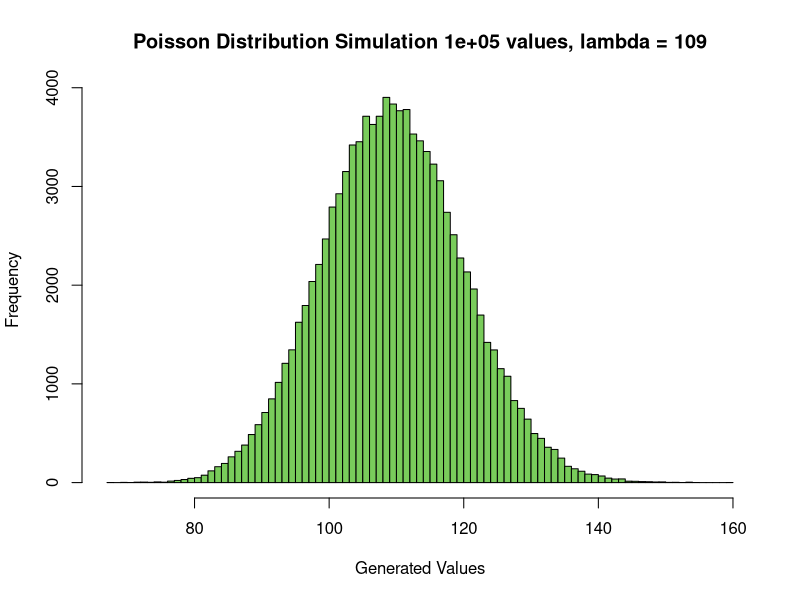
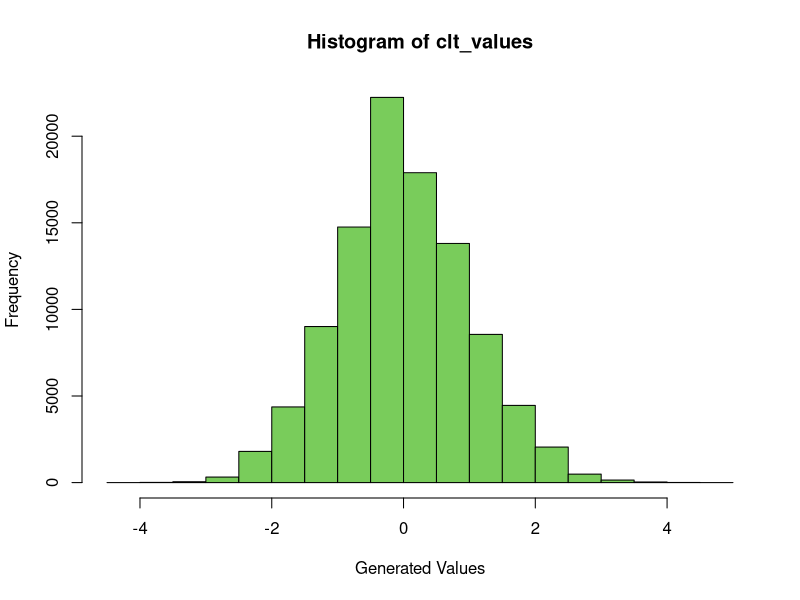
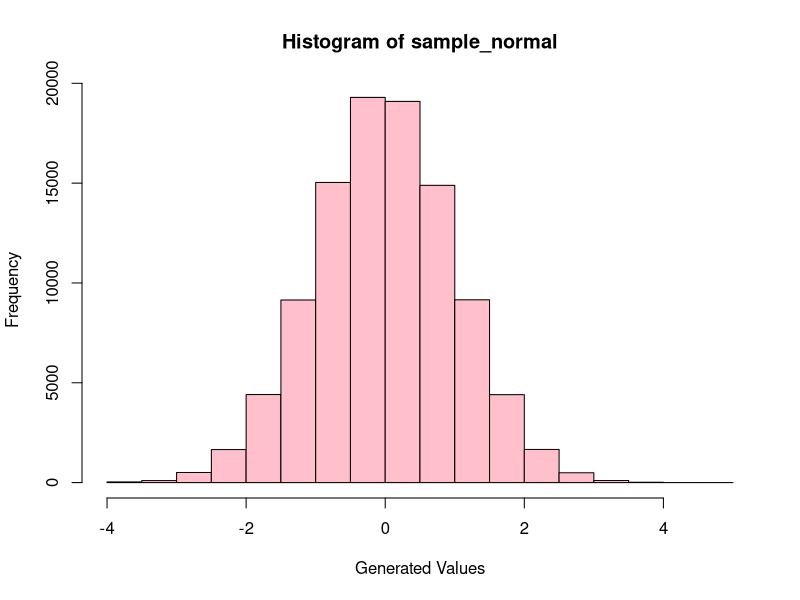

Here is the R script that generated these plots, in order:
## EJERCICIO 1 - GENERACION DE UNA MUESTRA DE TAMANYO N

### VARIABLES ###
sample_size <- 100000
lambda <- 109 ## PROVISIONAL !!!!
simulation_values <- integer()

## FUNCION PARA GENERAR NUESTROS VALORES DE LA DISTRIBUCION POISSON ##
gen_poisson_values <- function(lambda) {
  sum <- 0
  count <- 0
  while (sum < lambda) {
    sum <- sum + -log(runif(1))
    count <- count + 1
  }
  return(count)
}

## GENERANDO NUESTOR VECTOR DE VALORES ##
for (i in 1:sample_size) simulation_values[i] <- gen_poisson_values(lambda)
min_val <- min(simulation_values)
max_val <- max(simulation_values)

## EJERCICIO 2 - HIS  TOGRAMA DE LA DISTRIBUCION DE FRECUENCIAS ##
## GENERAMOS NUESTRO HISTOGRAMA PARA LA DISTRIBUCION DE FRECUENCIAS ##
hist(simulation_values,
      main = paste("Poisson Distribution Simulation", sample_size,
                    "values, lambda =", lambda),
      xlab = "Generated Values",
      xlim = c(min_val, max_val),
      breaks = max_val - min_val,
      col = "#79cc5b"
     )

## EJERCICIO 3 - ESTIMACION DE PROBABILIDADES DE INTERVALOS ##


## EJERCICIO 4 - VALORES PUNTUALES DE LA MEDIA Y LA VARIANZA MUESTRAL 
sample_mean <- mean(simulation_values)
sample_var <- var(simulation_values)

## EJERICICIO 5 - APLICACION DEL TEOREMA CENTRAL DEL LIMITE 

clt_function <- function(x) {
  num_aux <- (x - sample_mean) / sqrt(sample_var)
  return(num_aux)
}

clt_values <- sapply(simulation_values, clt_function)
clt_mean <- mean(clt_values)
clt_var <- var(clt_values)


hist(clt_values,
     xlab = "Generated Values",
     col = "#79cc5b"
)

sample_normal <- rnorm(100000)
hist(sample_normal,
      xlab = "Generated Values",
      col = "pink"
)

par(mfrow = c(1, 2)) #cambiar a (1,2) para sacar la superposicion de graficas
